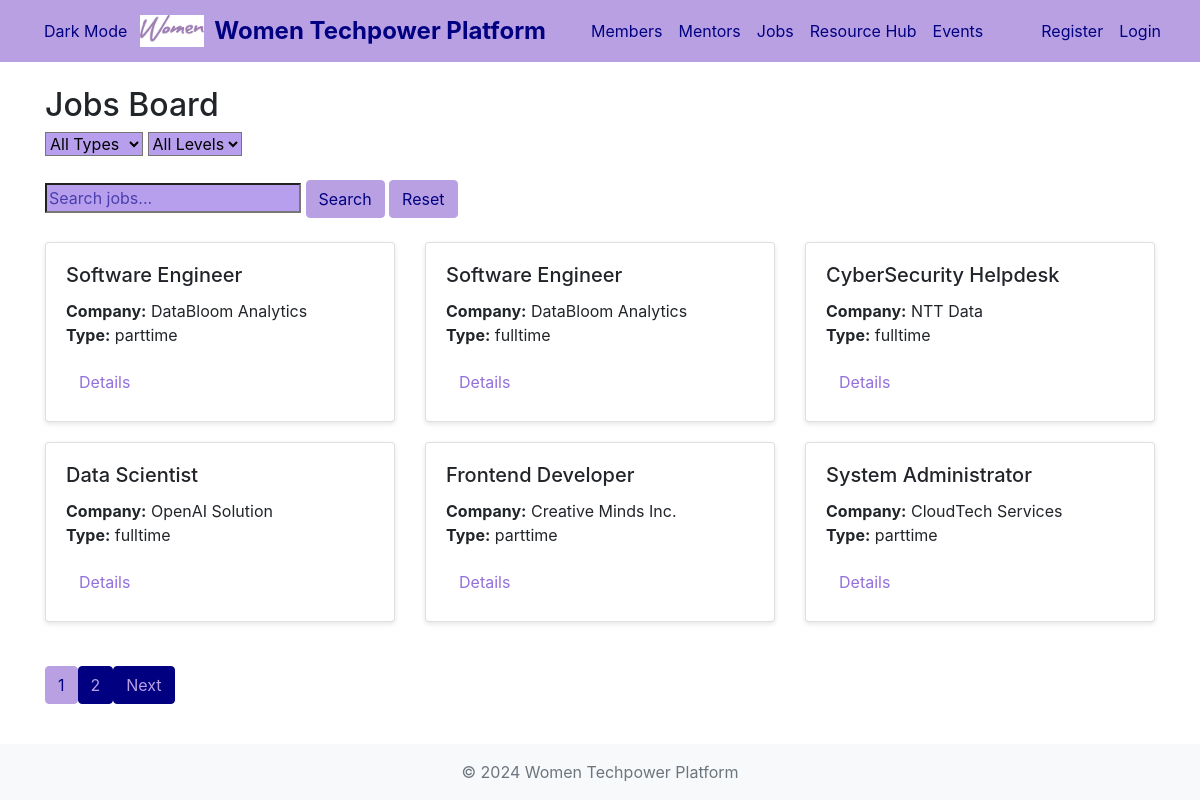
/jobs.php, run on the app's committed database.
### tables this page shows
CREATE TABLE `jobs` (
  `id` int(11) NOT NULL,
  `title` varchar(255) NOT NULL,
  `company` varchar(255) NOT NULL,
  `type` enum('fulltime','parttime','internship') DEFAULT NULL,
  `experience_level` enum('junior','senior','expert') DEFAULT NULL
);

### jobs.php (the view, shortened to what this page needs)
<?php
include_once "includes/header.php";
$jobs_per_page = 6;
$page = isset($_GET['page']) ? (int)$_GET['page'] : 1;
$offset = ($page - 1) * $jobs_per_page;
$database = new Database();
$db = $database->getConnection();
$searchQuery = isset($_GET['query']) ? trim($_GET['query']) : '';
$query = "SELECT * FROM jobs WHERE 1=1";
$query .= " LIMIT :offset, :jobs_per_page";
$stmt = $db->prepare($query);
$stmt->bindValue(":offset", $offset, PDO::PARAM_INT);
$stmt->bindValue(":jobs_per_page", $jobs_per_page, PDO::PARAM_INT);
$stmt->execute();
$countQuery = "SELECT COUNT(*) as total_jobs FROM jobs WHERE 1=1";
$countStmt = $db->prepare($countQuery);
$countStmt->execute();
$total_jobs = $countStmt->fetch(PDO::FETCH_ASSOC)['total_jobs'];
$total_pages = ceil($total_jobs / $jobs_per_page);
?>
<h2>Jobs Board</h2>
<div class="filter-options">
    <form method="GET">
        <select name="type" class="custom-dropdown" onchange="this.form.submit()">
            <option value="">All Types</option>
        </select>
        <select name="experience_level" class="custom-dropdown" onchange="this.form.submit()">
            <option value="">All Levels</option>
        </select>
    </form>
</div>
<br/>
<div class="search-options">
    <form method="GET">
        <input type="text" class="custom-textbox" name="query" placeholder="Search jobs..." value="<?php echo htmlspecialchars($searchQuery); ?>">
        <button type="submit" class="btn btn-primary">Search</button>
        <a href="jobs.php" class="btn btn-primary">Reset</a>
    </form>
</div>
<br/>
<div class="row">
    <?php while ($row = $stmt->fetch(PDO::FETCH_ASSOC)): ?>
        <div class="col-md-4">
            <div class="card member-card">
                <div class="card-body">
                    <h5 class="card-title"><?php echo htmlspecialchars($row['title']); ?></h5>
                    <p class="card-text">
                        <strong>Company:</strong> <?php echo htmlspecialchars($row['company']); ?>
                        <br>
                        <strong>Type:</strong> <?php echo htmlspecialchars($row['type']); ?>
                    </p>
                    <a href="details_job.php?id=<?php echo $row['id']; ?>" class="btn btnprimary">Details</a>
                </div>
            </div>
        </div>
    <?php endwhile; ?>
</div>
<br/>
<div class="pagination">
    <?php for ($i = 1; $i <= $total_pages; $i++): ?>
        <a href="?page=<?php echo $i; ?>" class="btn btn-<?php echo $i == $page ? 'primary' : 'secondary'; ?>">
            <?php echo $i; ?>
        </a>
    <?php endfor; ?>
    <?php if ($page < $total_pages): ?>
        <a href="?page=<?php echo $page + 1; ?>" class="btn btn-secondary">Next</a>
    <?php endif; ?>
</div>
<?php include_once "includes/footer.php"; ?>

### css/style.css (style rules this page uses)
body { min-height: 100vh; display: flex; flex-direction: column; }
.member-card { margin-bottom: 20px; box-shadow: 0 2px 5px rgba(0, 0, 0, 0.1); }
.btn-primary { background-color: #b9a0e3 !important; color: #000080 !important; border-color: #b9a0e3 !important; }
.btn-secondary { background-color: #000080 !important; color: #b9a0e3 !important; border-color: #000080 !important; }
.btnprimary { color: mediumpurple; }
.custom-dropdown { background-color: #b79fed; }
.custom-textbox { background-color: #b79fed; }
.custom-textbox::placeholder { color: #000080; opacity: 60%; }

### data on the page
jobs: title "Software Engineer", company "DataBloom Analytics", type "parttime"
jobs: title "Software Engineer", company "DataBloom Analytics", type "fulltime"
jobs: title "CyberSecurity Helpdesk", company "NTT Data", type "fulltime"
jobs: title "Data Scientist", company "OpenAI Solution", type "fulltime"
jobs: title "Frontend Developer", company "Creative Minds Inc.", type "parttime"
jobs: title "System Administrator", company "CloudTech Services", type "parttime"
